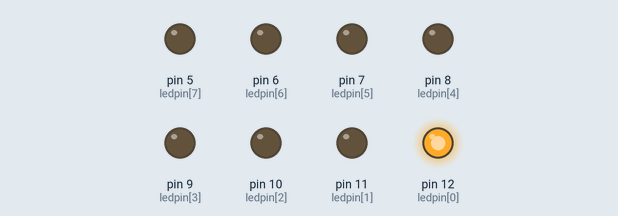
Recording of a sketch running on a simulated Arduino Uno, built with avr-gcc and run on an emulated ATmega328P. Shown: output pins drawn as LEDs (lit = HIGH).

Above: at 0.1 s.
At 0.9 s:
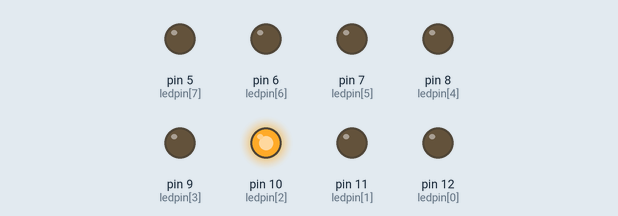
At 1.7 s:
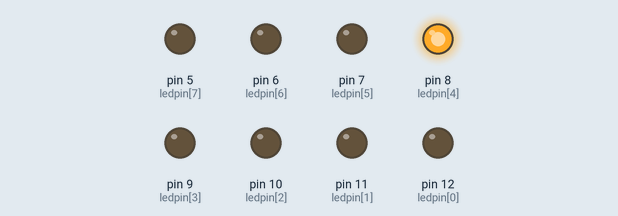
At 3.7 s:
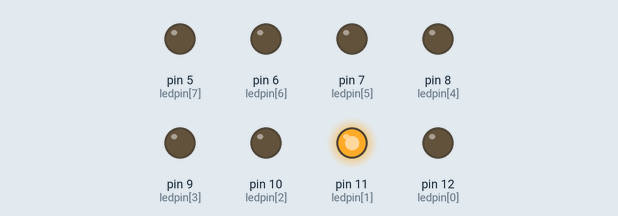
At 5.3 s:
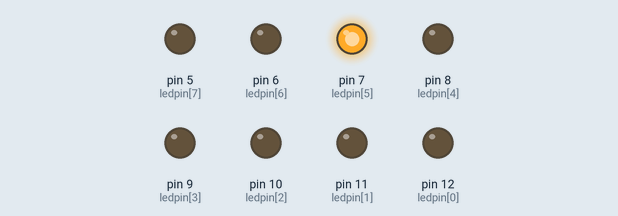
At 7.1 s:
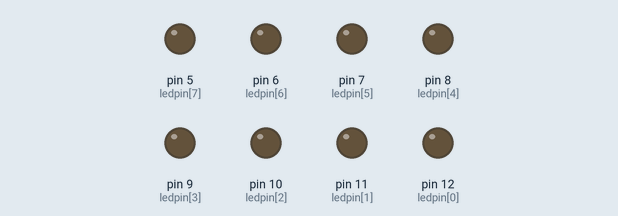
Timing chart, 0 to 7.4 s (numbered marks = the images above):
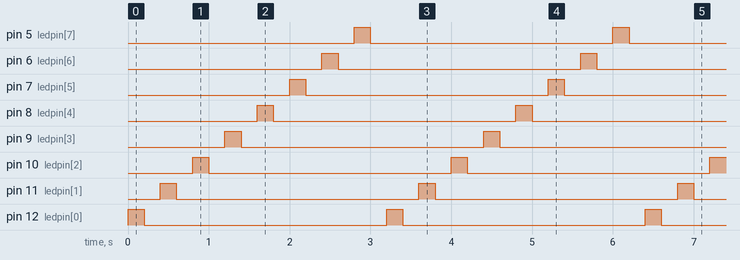

Measured:
- by itself, pin 5 (ledpin[7]), pin 6 (ledpin[6]), pin 7 (ledpin[5]), pin 8 (ledpin[4]), pin 9 (ledpin[3]), pin 10 (ledpin[2]), pin 11 (ledpin[1]), pin 12 (ledpin[0]): alternates HIGH for 0.20 s and LOW for 3.0 s
- by itself, everything shown: repeats every 3.2 s, in 16 steps

The sketch:

aruido_ledpin05.ino
```cpp
/* /define LED_PIN 12
int LED_PIN1 = 12;
int LED_PIN2 = 11;
int LED_PIN3 = 10;
int LED_PIN4 = 9;
int LED_PIN5 = 8;
int LED_PIN6 = 7;
int LED_PIN7 = 6;
int LED_PIN8 = 5; */

int ledpin[] = {12,11,10,9,8,7,6,5};
int numpin = 8;


void setup() {
  /*pinMode(LED_PIN1, OUTPUT);  //habilita o pino 12 para saida digital (outpit)
  pinMode(LED_PIN2, OUTPUT);
  pinMode(LED_PIN3, OUTPUT);
  pinMode(LED_PIN4, OUTPUT);
  pinMode(LED_PIN5, OUTPUT);
  pinMode(LED_PIN6, OUTPUT);
  pinMode(LED_PIN7, OUTPUT);
  pinMode(LED_PIN8, OUTPUT); */

  for (int i=0; i < numpin; i++) {

     pinMode(ledpin[i], OUTPUT); }


}

void loop() {

  for (int i=0; i < numpin; i++) {
    digitalWrite(ledpin[i], HIGH);
    delay(200);
    digitalWrite(ledpin[i], LOW);
    delay(200);
  }
  /*digitalWrite(LED_PIN1, HIGH);  //liga o LED
  delay(50);
  digitalWrite(LED_PIN1, LOW);  // desliga o LED
  delay(50);
  digitalWrite(LED_PIN2, HIGH);  //liga o LED
  delay(50);
  digitalWrite(LED_PIN2, LOW);  // desliga o LED
  delay(50);
  digitalWrite(LED_PIN3, HIGH);  //liga o LED
  delay(50);
  digitalWrite(LED_PIN3, LOW);  // desliga o LED
  delay(50);
  digitalWrite(LED_PIN4, HIGH);  //liga o LED
  delay(50);
  digitalWrite(LED_PIN4, LOW);  // desliga o LED
  delay(50);
  digitalWrite(LED_PIN5, HIGH);  //liga o LED
  delay(50);
  digitalWrite(LED_PIN5, LOW);  // desliga o LED
  delay(50);
  digitalWrite(LED_PIN6, HIGH);  //liga o LED
  delay(50);
  digitalWrite(LED_PIN6, LOW);  // desliga o LED
  delay(50);
  digitalWrite(LED_PIN7, HIGH);  //liga o LED
  delay(50);
  digitalWrite(LED_PIN7, LOW);  // desliga o LED
  delay(50);
  digitalWrite(LED_PIN8, HIGH);  //liga o LED
  delay(50);
  digitalWrite(LED_PIN8, LOW);  // desliga o LED
  delay(50);*/
}
```
